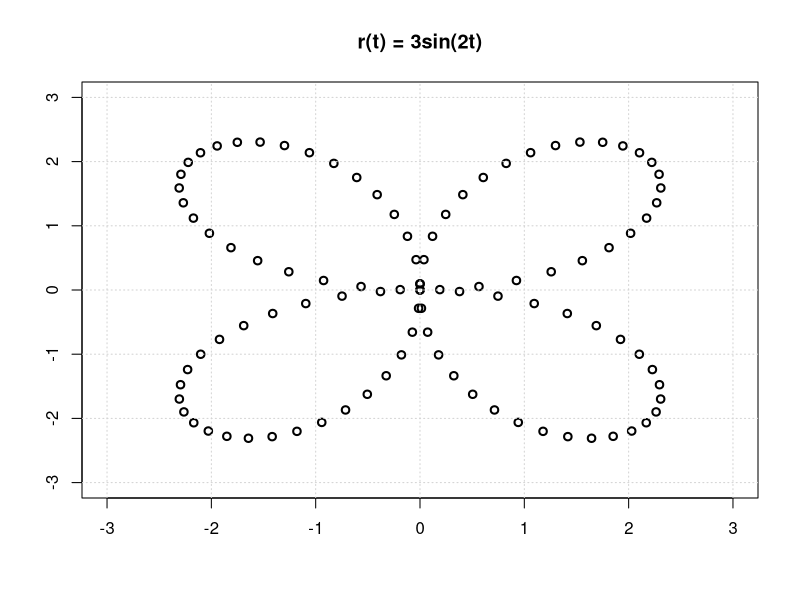

R code for this plot:
t <- seq(-pi, pi, length.out = 100)

x <- function(t) 3*sin(2*t)*cos(t)
y <- function(t) 3*sin(2*t)*sin(t)

plot(x(t), y(t), main = "r(t) = 3sin(2t)", xlab = "", ylab = "", lwd = 2, 
     xlim = c(-3,3), ylim = c(-3, 3))
grid()


